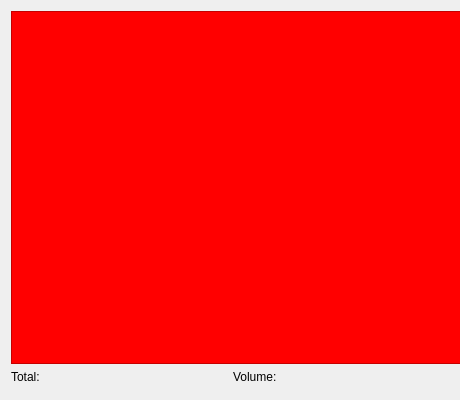
<?xml version="1.0" encoding="UTF-8"?>
<ui version="4.0">
 <class>MainWindow</class>
 <widget class="QMainWindow" name="MainWindow">
  <property name="geometry">
   <rect>
    <x>0</x>
    <y>0</y>
    <width>460</width>
    <height>400</height>
   </rect>
  </property>
  <property name="minimumSize">
   <size>
    <width>460</width>
    <height>400</height>
   </size>
  </property>
  <property name="maximumSize">
   <size>
    <width>460</width>
    <height>400</height>
   </size>
  </property>
  <property name="windowTitle">
   <string>CargoScan</string>
  </property>
  <widget class="QWidget" name="centralWidget">
   <layout class="QGridLayout" name="gridLayout_2">
    <item row="0" column="0">
     <layout class="QVBoxLayout" name="verticalLayout">
      <property name="bottomMargin">
       <number>5</number>
      </property>
      <item>
       <widget class="QTableWidget" name="tableWidget">
        <property name="minimumSize">
         <size>
          <width>460</width>
          <height>0</height>
         </size>
        </property>
        <property name="maximumSize">
         <size>
          <width>800</width>
          <height>16777215</height>
         </size>
        </property>
        <property name="styleSheet">
         <string notr="true">background-color: red</string>
        </property>
        <property name="horizontalScrollBarPolicy">
         <enum>Qt::ScrollBarAlwaysOff</enum>
        </property>
        <property name="showGrid">
         <bool>false</bool>
        </property>
        <attribute name="verticalHeaderVisible">
         <bool>false</bool>
        </attribute>
       </widget>
      </item>
      <item>
       <layout class="QGridLayout" name="gridLayout">
        <item row="0" column="0">
         <widget class="QLabel" name="totalLabel">
          <property name="text">
           <string>Total:</string>
          </property>
         </widget>
        </item>
        <item row="0" column="1">
         <widget class="QLabel" name="volumeLabel">
          <property name="text">
           <string>Volume:</string>
          </property>
         </widget>
        </item>
       </layout>
      </item>
     </layout>
    </item>
   </layout>
  </widget>
 </widget>
 <layoutdefault spacing="6" margin="11"/>
 <resources/>
 <connections/>
</ui>
